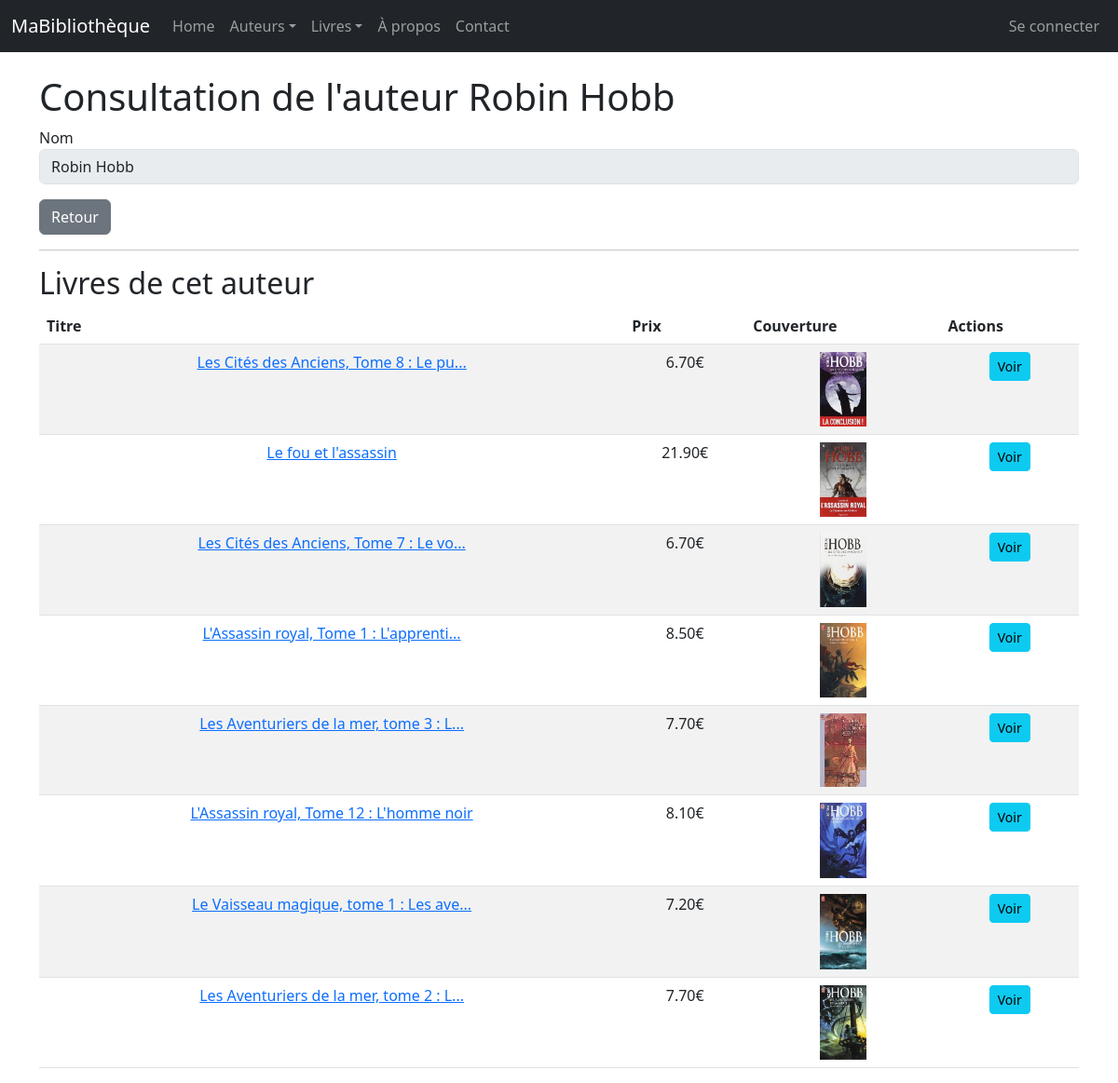
Page /auteurs/4/view/ on the committed database.
### monApp/models.py (models this page shows, shortened)
class Auteur(db.Model):
    idA = db.Column(db.Integer, primary_key=True)
    Nom = db.Column(db.String(100), unique=True, nullable=False)

class Livre(db.Model):
    idL = db.Column(db.Integer, primary_key=True)
    Titre = db.Column(db.String(128), nullable=False)
    Prix = db.Column(db.Float)
    Url = db.Column(db.String(256))
    Img = db.Column(db.String(256))
    auteur_id = db.Column(db.Integer, db.ForeignKey('auteur.idA'), nullable=False)
    auteur = db.relationship("Auteur", backref=db.backref("livres", lazy="dynamic", cascade="all, delete-orphan"))
    __table_args__ = (db.UniqueConstraint('Titre', 'auteur_id', name='_titre_auteur_uc'),)

### monApp/views.py (the view)
@app.route('/auteurs/<idA>/view/')
def viewAuteur(idA):
    unAuteur = Auteur.query.get(idA)
    unForm = FormAuteur (idA=unAuteur.idA , Nom=unAuteur.Nom)
    return render_template("auteur_view.html",selectedAuteur=unAuteur, viewForm=unForm)

### monApp/forms.py
class FormAuteur(FlaskForm):
    idA = HiddenField('idA')
    Nom = StringField('Nom', validators=[DataRequired()])

### monApp/templates/auteur_view.html (shortened to what this page needs)
{% extends "base.html" %}
{% block main %}
    <h1>Consultation de l'auteur {{ selectedAuteur.Nom }}</h1>
    <form role="form" method="POST" action="">
        <div class="form-group mb-3">
            {{ viewForm.Nom.label }}
            {{ viewForm.Nom(size=50, disabled=True, class_="form-control") }}
        </div>
        <a href="{{ url_for('getAuteurs') }}" class="btn btn-secondary">Retour</a>
    </form>
    <hr>
    <h2>Livres de cet auteur</h2>
    {% if selectedAuteur.livres.count() > 0 %}
        <table class="table table-striped table-hover">
            <thead>
                <tr>
                    <th>Titre</th>
                    <th>Prix</th>
                    <th>Couverture</th>
                    <th>Actions</th>
                </tr>
            </thead>
            <tbody>
                {% for livre in selectedAuteur.livres %}
                <tr>
                    <td><a href="{{ livre.Url }}" target="_blank">{{ livre.Titre }}</a></td>
                    <td>{{ "%.2f"|format(livre.Prix) }}€</td>
                    <td><img src="{{ url_for('static', filename='images/' + livre.Img) }}" alt="Couverture de {{ livre.Titre }}" width="50"></td>
                    <td>
                        <a href="{{ url_for('viewLivre', idL=livre.idL) }}" class="btn btn-info btn-sm">
                            Voir
                        </a>
                    </td>
                </tr>
                {% endfor %}
            </tbody>
        </table>
    {% else %}
        <p>Cet auteur n'a aucun livre enregistré dans la base de données.</p>
    {% endif %}
{% endblock %}

### monApp/static/style.css (style rules this page uses)
h1 { color : red; font-size: 50px; }
td, th { padding: 0.5em; text-align: center; border-collapse:initial; border: thin solid black; }
body { font-family: sans-serif; }

### rows in the picture
Auteur: Nom "Robin Hobb"
Livre: Titre "Les Cités des Anciens, Tome 8 : Le pu...", Prix "6.70", Img (picture)
Livre: Titre "Le fou et l'assassin", Prix "21.90", Img (picture)
Livre: Titre "Les Cités des Anciens, Tome 7 : Le vo...", Prix "6.70", Img (picture)
Livre: Titre "L'Assassin royal, Tome 1 : L'apprenti...", Prix "8.50", Img (picture)
Livre: Titre "Les Aventuriers de la mer, tome 3 : L...", Prix "7.70", Img (picture)
Livre: Titre "L'Assassin royal, Tome 12 : L'homme noir", Prix "8.10", Img (picture)
Livre: Titre "Le Vaisseau magique, tome 1 : Les ave...", Prix "7.20", Img (picture)
Livre: Titre "Les Aventuriers de la mer, tome 2 : L...", Prix "7.70", Img (picture)

### other values in the picture
{{ viewForm.Nom.label }} "Nom"
